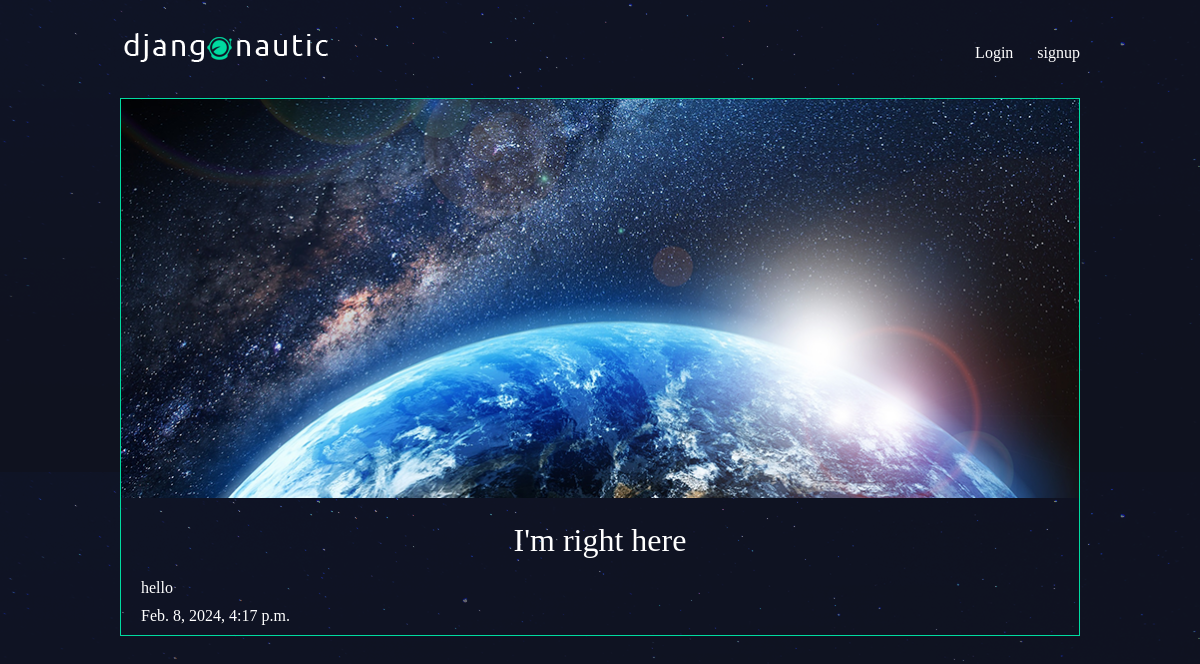
/articles/im-right-here/, run on the app's committed database.
### articles/models.py (models this page shows, shortened)
class Article(models.Model):
    title = models.CharField(max_length=100)
    slug = models.SlugField()
    body = models.TextField()
    date = models.DateTimeField(auto_now_add=True)
    thumb = models.ImageField(default='default.png', blank=True)
    author = models.ForeignKey(User, on_delete=models.CASCADE, default=None)

### articles/views.py (the view)
# urls.py: path('<slug:slug>/', views.article_detail, name="detail"),
def article_detail(request, slug):
  article = Article.objects.get(slug=slug)
  return render(request, 'articles/article_detail.html', { 'article': article })

### articles/templates/articles/article_detail.html
{% extends 'base_layout.html' %}
{% block content %}
<div class="article-detail">
    <div class="article">
        <img src="{{ article.thumb.url }}" />
        <h2>{{ article.title }}</h2>
        <p>{{ article.body }}</p>
        <p>{{ article.date }}</p>
    </div>
</div>
{% endblock %}

### assets/styles.css (style rules this page uses)
body { background-color: #0f121f; background-image: url(/static/stars.png); background-repeat-y: no-repeat; color: #fff; }
body * { font-family: Ubuntu; }
h1, h2, h3, h4, h5 { font-weight: normal; margin: 0; }
.article { padding: 10px; border: 1px solid #00dba0; position: relative; padding-bottom: 40px; }
.article h2 { font-size: 1.2em; }
.article-detail .article { padding: 0; }
.article-detail .article img { max-width: 100%; }
.article-detail .article h2 { text-align: center; margin: 20px auto; font-size: 2em }
.article-detail .article p { margin: 10px 20px }

### data on the page
Article: thumb (picture), title "I'm right here", body "hello", date "Feb. 8, 2024, 4:17 p.m."
